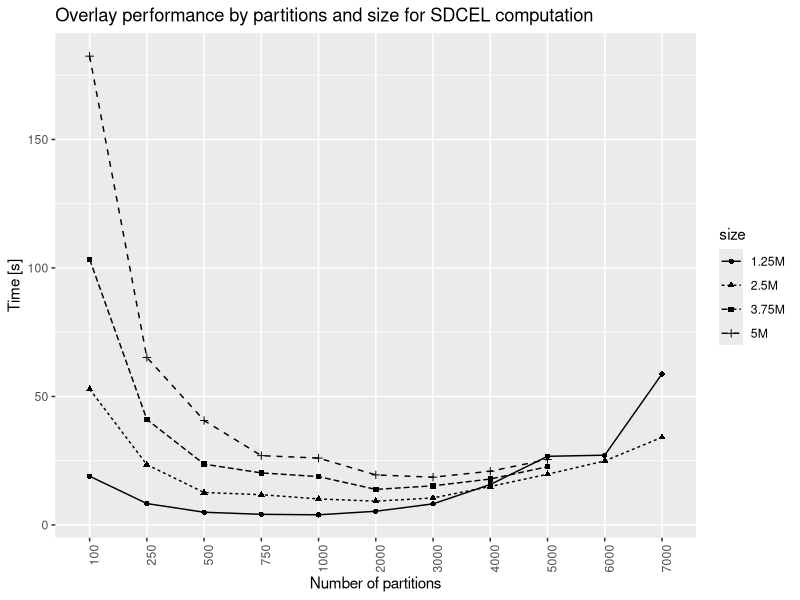
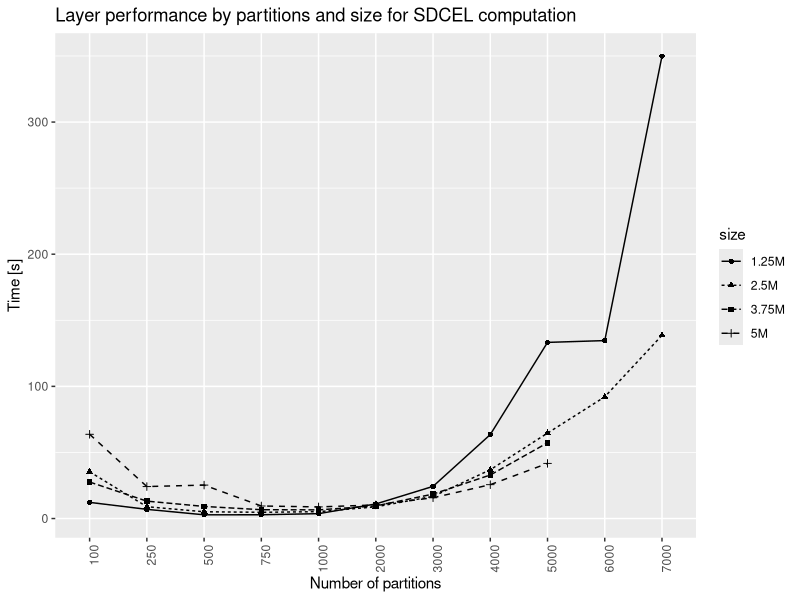
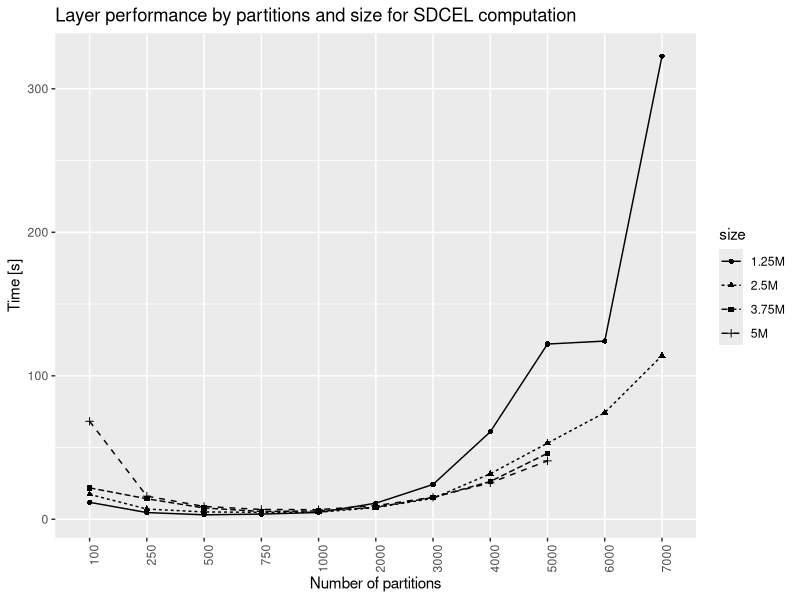
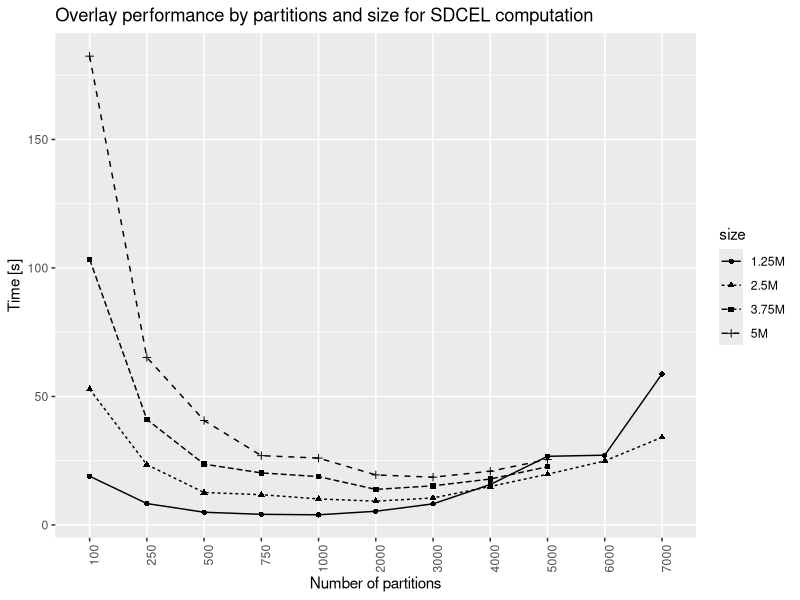
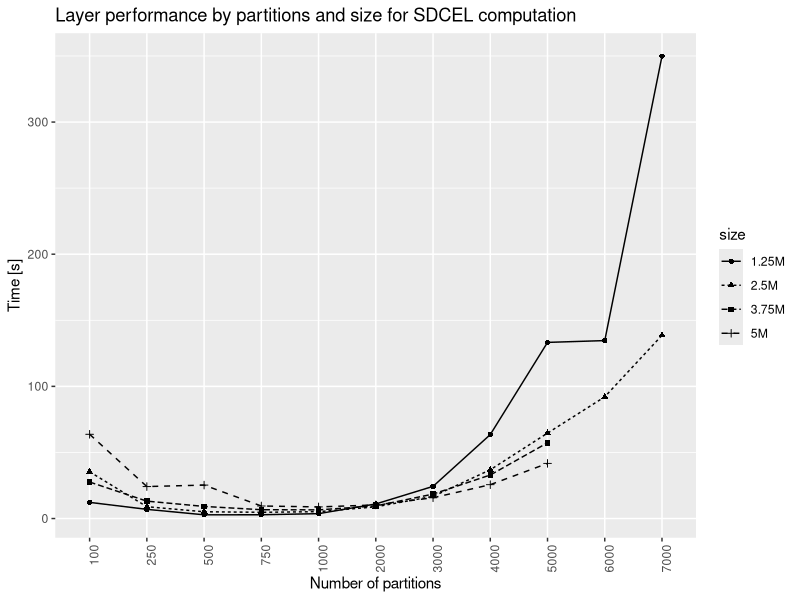
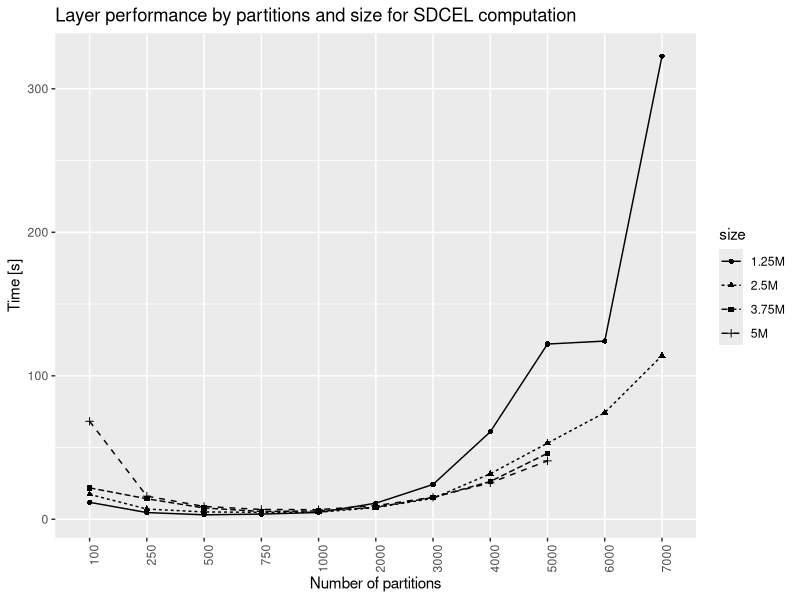

These figures' R source, in order:
library(tidyverse)
setwd("~/RIDIR/Data/4S")

s5 = read_tsv("S4/perf5M.tsv")
s3 = read_tsv("S3/perf3M.tsv")
s2 = read_tsv("S2/perf2M.tsv")
s1 = read_tsv("S1/perf1M.tsv")

data0 = bind_rows(s5, s3, s2, s1) %>%
  mutate(partitions = as.factor(partitions))

# p = ggplot(data0, aes(x = partitions, y = time, group = size)) + 
#   theme(axis.text.x = element_text(angle = 90, hjust = 1)) +
#   labs(x="Number of partitions", y="Time [s]", title=paste0("Total performance by partitions and size for SDCEL computation"))
# plot(p)
# ggsave(paste0("total.pdf"), width = 8, height = 5)

data1 = data0 %>% filter(stage == "overlay")
p = ggplot(data1, aes(x = partitions, y = time, group = size)) + 
  geom_line(aes(linetype=size)) + 
  geom_point(aes(shape=size)) +
  theme(axis.text.x = element_text(angle = 90, hjust = 1)) +
  labs(x="Number of partitions", y="Time [s]", title=paste0("Overlay performance by partitions and size for SDCEL computation"))
plot(p)
ggsave(paste0("overlay.pdf"), width = 8, height = 5)

data1 = data0 %>% filter(stage == "layer2")
p = ggplot(data1, aes(x = partitions, y = time, group = size)) + 
  geom_line(aes(linetype=size)) + 
  geom_point(aes(shape=size)) +
  theme(axis.text.x = element_text(angle = 90, hjust = 1)) +
  labs(x="Number of partitions", y="Time [s]", title=paste0("Layer performance by partitions and size for SDCEL computation"))
plot(p)
ggsave(paste0("layer2.pdf"), width = 8, height = 5)

data1 = data0 %>% filter(stage == "layer1")
p = ggplot(data1, aes(x = partitions, y = time, group = size)) + 
  geom_line(aes(linetype=size)) + 
  geom_point(aes(shape=size)) +
  theme(axis.text.x = element_text(angle = 90, hjust = 1)) +
  labs(x="Number of partitions", y="Time [s]", title=paste0("Layer performance by partitions and size for SDCEL computation"))
plot(p)
ggsave(paste0("layer1.pdf"), width = 8, height = 5)
